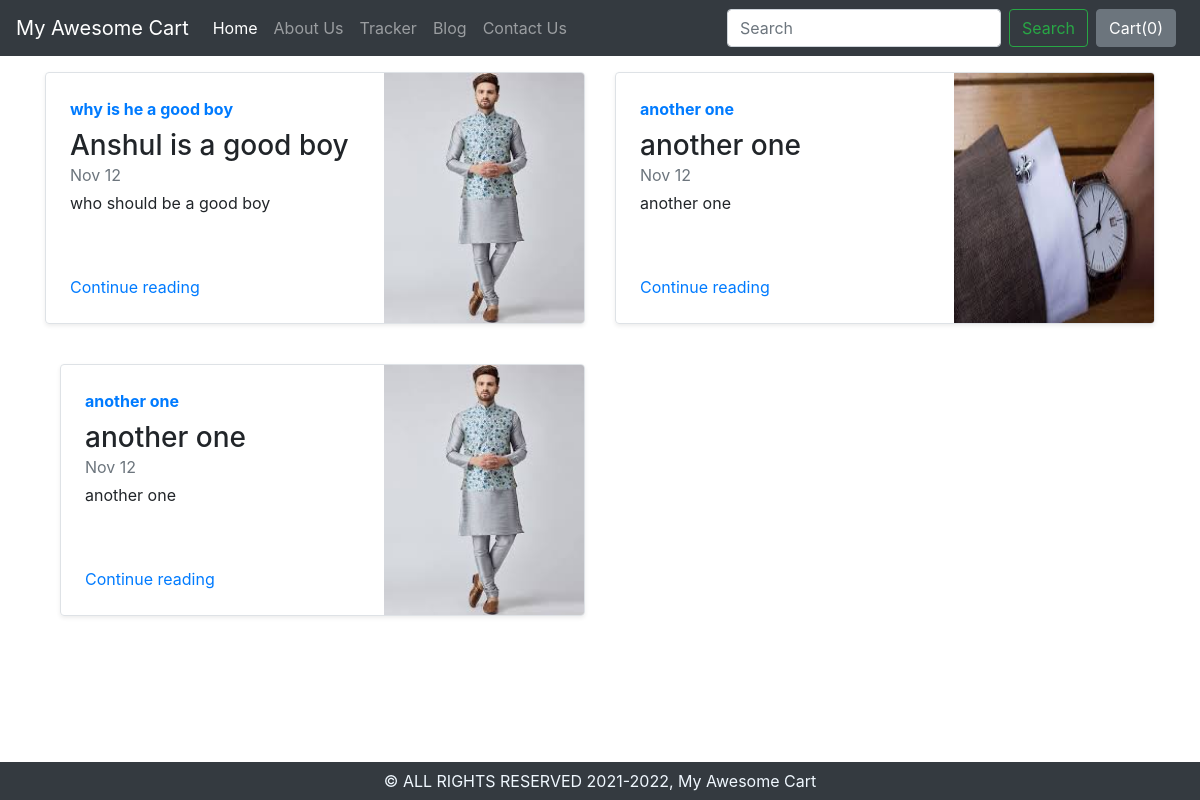
Screenshot of /blog/ with the database file from the repository.
### blog/models.py (models this page shows)
class Blogpost(models.Model):
    post_id = models.AutoField(primary_key=True)
    title = models.CharField(max_length=50)
    head0 = models.CharField(max_length=500, default="")
    chead0 = models.CharField(max_length=5000, default="")
    head1 = models.CharField(max_length=500, default="")
    chead1 = models.CharField(max_length=5000, default="")
    head2 = models.CharField(max_length=500, default="")
    chead2 = models.CharField(max_length=5000, default="")
    pub_date = models.DateField()
    thumbnail = models.ImageField(upload_to='shop/images', default="")
    def __str__(self):
        return self.title

### blog/views.py (the view)
# urls.py: path("", views.index, name="blogHome"),
def index(request):
    myposts = Blogpost.objects.all()
    print(myposts)
    return render(request,"blog/index.html",{'myposts':myposts})

### blog/templates/blog/index.html (shortened to what this page needs)
{% extends 'blog/basic.html' %}
{% block body %}
<div class="container mt-3">
  <div class="row my-2 ">
    {% for item in myposts %}
    <div class="col-md-6">
      <div class="row no-gutters border rounded overflow-hidden flex-md-row mb-4 shadow-sm h-md-250 position-relative">
        <div class="col p-4 d-flex flex-column position-static">
          <strong class="d-inline-block mb-2 text-primary">{{item.head0}}</strong>
          <h3 class="mb-0">{{item.title}}</h3>
          <div class="mb-1 text-muted">Nov 12</div>
          <p class="card-text mb-auto">{{item.head1}}
          </p>
          <a href="blogpost/{{item.post_id}}" class="stretched-link">Continue reading</a>
        </div>
        <div class="col-auto d-none d-lg-block">
          <img src="/media/{{item.thumbnail}}" class="bd-placeholder-img" width="200" height="250"
            aria-label="Placeholder: Thumbnail">
        </div>
      </div>
    </div>
    {% if forloop.counter|divisibleby:2 %}
  </div>
    {% endif %}
  {% endfor %}
</div>
{% endblock %}

### blog/templates/blog/basic.html (shortened to what this page needs)
<!doctype html>
<html lang="en">
<head>
  <link rel="stylesheet" href="https://stackpath.bootstrapcdn.com/bootstrap/4.2.1/css/bootstrap.min.css"
>
</head>
<body>
  <nav class="navbar navbar-expand-lg navbar-dark bg-dark">
    <a class="navbar-brand" href="/shop">My Awesome Cart</a>
    <div class="collapse navbar-collapse" id="navbarSupportedContent">
      <ul class="navbar-nav mr-auto">
        <li class="nav-item active">
          <a class="nav-link" href="/shop">Home <span class="sr-only">(current)</span></a>
        </li>
        <li class="nav-item">
          <a class="nav-link" href="/shop/about">About Us</a>
        </li>
        <li class="nav-item">
          <a class="nav-link" href="/shop/tracker">Tracker</a>
        </li>
        <li class="nav-item">
          <a class="nav-link" href="/blog">Blog</a>
        </li>
        <li class="nav-item">
          <a class="nav-link" href="/shop/contact">Contact Us</a>
        </li>
      </ul>
      <form class="form-inline my-2 my-lg-0">
        <input class="form-control mr-sm-2" type="search" placeholder="Search" aria-label="Search" name="search"
          id="search">
        <button class="btn btn-outline-success my-2 my-sm-0" type="submit">Search</button>
      </form>
      <button type="button" class="btn btn-secondary mx-2" id="popcart" data-container="body" data-toggle="popover"
        data-placement="bottom" data-html="true" data-content="Vivamus
sagittis lacus vel augue laoreet rutrum faucibus.">
        Cart(<span id="cart">0</span>)
      </button>
    </div>
  </nav>
  {% block body %} {% endblock %}
  <footer id="footer" class="bg-dark fixed-bottom"
    style="color: aliceblue; text-align: center; padding: 7px 0px;">
    <div>
      &copy; ALL RIGHTS RESERVED 2021-2022, My Awesome Cart
    </div>
  </footer>
</body>
</html>

### rows the page displays
Blogpost: head0 "why is he a good boy", title "Anshul is a good boy", head1 "who should be a good boy", thumbnail (picture)
Blogpost: head0 "another one", title "another one", head1 "another one", thumbnail (picture)
Blogpost: head0 "another one", title "another one", head1 "another one", thumbnail (picture)
